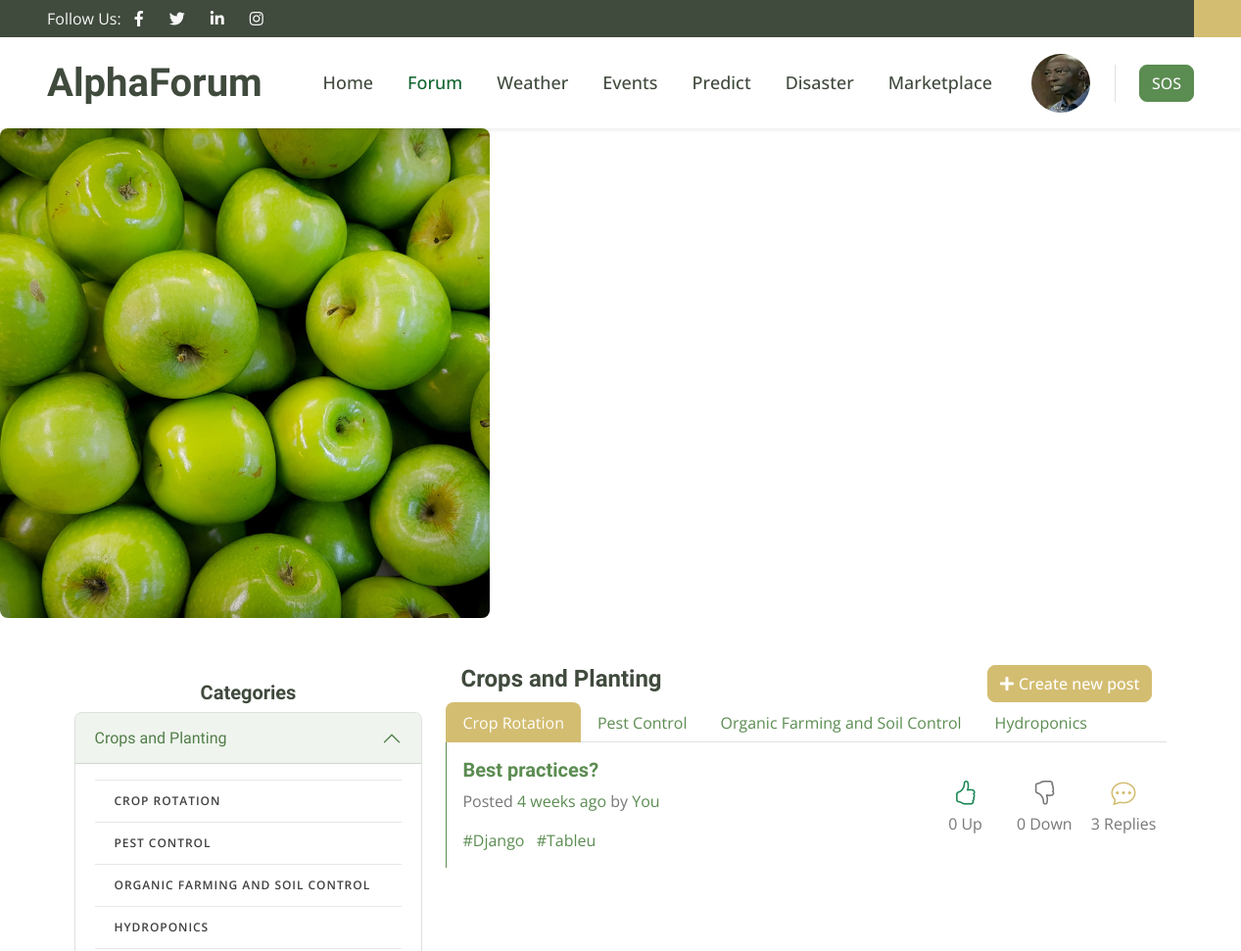
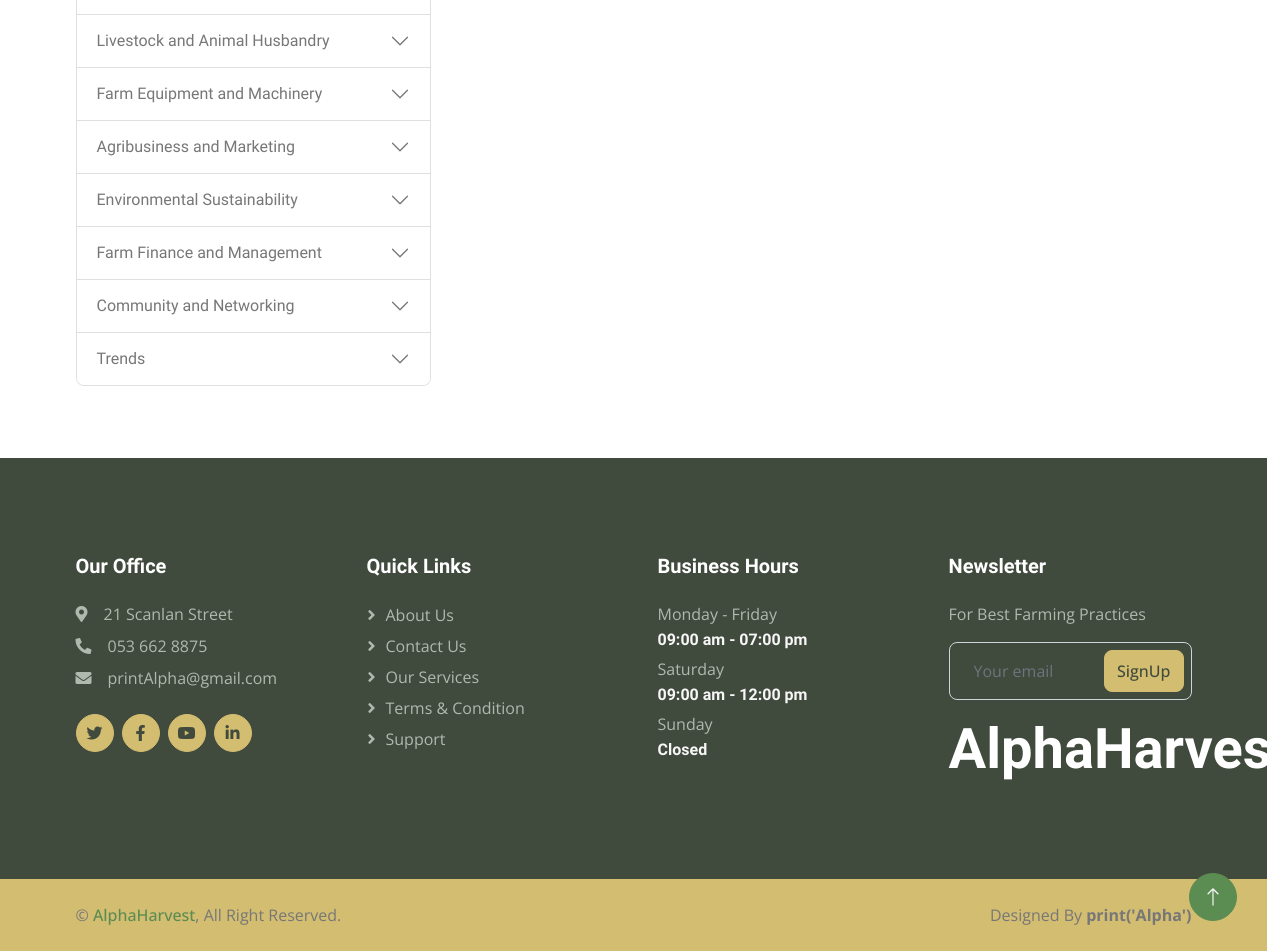
Page /forum/sub_picker/1/2/ (signed in) on the committed database (2 pictures, top to bottom).
### forum/models.py (models this page shows, shortened)
class Category(models.Model):
    name = models.CharField(max_length=255)
    description = models.TextField(max_length=255)
    image = models.ImageField(upload_to = 'forum/category_images', default='forum/category_images/default.jpg')
    class Meta:
        verbose_name = ('Category')
        verbose_name_plural = ('Categories')

class SubCategory(models.Model):
    category = models.ForeignKey(Category, on_delete=models.CASCADE)
    name = models.CharField(max_length=255)
    class Meta:
        verbose_name = ('SubCategory')
        verbose_name_plural = ('SubCategories')

class Post(models.Model):
    farmer = models.ForeignKey(BasicAccount, on_delete=models.CASCADE, related_name='farmer')
    category = models.ForeignKey(Category, on_delete=models.CASCADE, related_name='category')
    sub_category = models.ForeignKey(SubCategory, on_delete=models.CASCADE)
    title = models.CharField(max_length=255)
    body = RichTextUploadingField()
    tags = TaggableManager()
    upvotes = models.PositiveIntegerField(default=0)
    downvotes = models.PositiveIntegerField(default=0)
    created_at = models.DateTimeField(auto_now_add=True)
    updated_at = models.DateTimeField(default=datetime.datetime.now)
    class Meta:
        verbose_name = ('Post')
        verbose_name_plural = ('Posts')

### forum/views.py (the view)
# urls.py: path('sub_picker/<int:category_id>/', views.sub_picker, name='sub_picker'),
def sub_picker(request, category_id, subcategory_id=None):
    categories = Category.objects.all().prefetch_related('subcategory_set')
    category = Category.objects.get(id=category_id)
    subcategories = category.subcategory_set.all()
    if subcategory_id:
        selected_subcategory = SubCategory.objects.get(id=subcategory_id)
        posts = Post.objects.filter(sub_category=selected_subcategory)
    else:
        selected_subcategory = None
        posts = Post.objects.filter(category=category)
    context = {
        'categories': categories,
        'category': category,
        'subcategories': subcategories,
        'posts': posts,
    }
    if request.user.is_authenticated:
        context['profile_picture'] = request.user.profile.profile_picture
    return render(request, 'forum/sub_picker.html', context)

### templates/forum/sub_picker.html (shortened to what this page needs)
{% extends 'base.html' %}
{% load humanize %}
{% load static %}
{% block content %}
<header>
    <img src="{% static 'images\headers\1.png' %}" alt="Banner Image Description">
  </header>
<div class="container mt-5">
    <div class="row">
        {% include 'forum/forum_sidebar.html' %}
        <div class="col-lg-8 pb-5">
            <div class="col-md-12">
                <div class="row">
                    <div class="col-md-6 text-start">
                        <h4>{{ category.name }}</h4>
                    </div>
                    <div class="col-md-6 text-end">
                        <a href="{% url 'create_post' %}" class="btn btn-secondary text-white"><i class="fa fa-plus" style="padding-right: 5px;" aria-hidden="true"></i>Create new post</a>
                    </div>
                </div>
            </div>
            <ul class="nav nav-tabs">
                {% for sub in subcategories %}
                    <li class="nav-item">
                        <a class="nav-link {% if category.id|stringformat:"s" in request.path and sub.id|stringformat:"s" in request.path %}bg-secondary text-white{% endif %}" href="{% url 'sub_picker_with_subcategory' category_id=category.id subcategory_id=sub.id %}">{{ sub.name }}</a>
                    </li>
                {% endfor %}
            </ul>
            {% if posts %}
                {% for post in posts %}
                    <div class="card row-hover pos-relative py-3 px-3 mb-3
                        {% if category.id == 1 or category.id == 5 %}
                            border-primary
                        {% elif category.id == 2 or category.id == 6 %}
                            border-secondary
                        {% elif category.id == 3 or category.id == 7 %}
                            border-danger
                        {% else %}
                            border-info
                        {% endif %}
                        border-top-0 border-right-0 border-bottom-0 rounded-0">
                        <div class="row align-items-center">
                            <div class="col-md-8 mb-3 mb-sm-0">
                                <h5>
                                    <a href="{% url 'view_post' post_id=post.id %}" class="link-primary text-decoration-none">{{ post.title }}</a>
                                </h5>
                                <p class="text-sm"><span class="op-6">Posted</span> <a class="text-black link-primary text-decoration-none" href="{% url 'posts_by_date' date=post.created_at|date:'Y-m-d' %}">{{ post.created_at|naturaltime }}</a> <span class="op-6"> by</span> <a class="text-black link-primary text-decoration-none" href="{% url 'posts_by_user' user_id=post.farmer.id %}">
                                    {% if post.farmer.id == request.user.id %}
                                        You
                                    {% else %}
                                        {{ post.farmer.first_name }} {{ post.farmer.last_name }}
                                    {% endif %}
                                </a></p>
                                <div class="text-sm op-5">
                                    {% for tag in post.tags.all %}
                                        <a class="text-black mr-2 link-primary text-decoration-none" href="{% url 'posts_by_tag' tag=tag %}">#{{ tag.name }}</a>
                                    {% endfor %}
                                </div>
                            </div>
                            <div class="col-md-4 op-7">
                                <div class="row text-center op-7">
                                    <div class="col px-1"><i class="bi bi-hand-thumbs-up text-success" style="font-size: 25px;"></i> <span class="d-block text-sm">{{ post.upvotes }} {% if post.upvotes != 1 %}Up{% else %}Ups{% endif %}</span> </div>
                                    <div class="col px-1"><i class="bi bi-hand-thumbs-down text-fill" style="font-size: 25px;"></i> <span class="d-block text-sm">{{ post.downvotes }} {% if post.downvotes != 1 %}Down{% else %}Downs{% endif %}</span> </div>
                                    <div class="col px-1"><i class="bi bi-chat-dots text-secondary" style="font-size: 25px;"></i> <span class="d-block text-sm">{{ post.comments.count }} {% if post.comments.count != 1 %}Replies{% else %}Reply{% endif %}</span> </div>
                                </div>
                            </div>
                        </div>
                    </div>
                {% endfor %}
            {% endif %}
        </div>
    </div>
</div>
{% endblock %}

### templates/forum/forum_sidebar.html
{% load static %}
<div class="col-lg-4 pb-4">
    <div class="sticky-top pt-3">
        <h5 class="text-center">Categories</h5>
        <div class="accordion" id="CategoryAccordion">
            {% for category in categories %}
                <div class="accordion-item">
                    <h2 class="accordion-header" id="heading{{ category.id }}">
                        <button class="accordion-button {% if category.id != 1 %}collapsed{% endif %}" type="button" data-bs-toggle="collapse" data-bs-target="#collapse{{ category.id }}" aria-expanded="{% if category.id == 1 %}true{% else %}false{% endif %}" aria-controls="collapse{{ category.id }}">
                            {{ category.name }}
                        </button>
                    </h2>
                    <div id="collapse{{ category.id }}" class="accordion-collapse collapse {% if category.id == 1 %}show{% endif %}" aria-labelledby="heading{{ category.id }}" data-bs-parent="#CategoryAccordion">
                        <div class="accordion-body">
                                <nav class="list-group list-group-flush" style="border-top: none;">
                                    {% for subcategory in category.subcategory_set.all %}
                                        <a href="{% url 'sub_picker_with_subcategory' category_id=category.id subcategory_id=subcategory.id %}" class="list-group-item">{{ subcategory.name }}</a>
                                    {% endfor %}
                                </nav>
                        </div>
                    </div>
                </div>
            {% endfor %}
        </div>
    </div>
</div>

### static/css/style.css (style rules this page uses)
:root { --primary: #116530; --secondary: #D3BD71; --light: #F7F7F7; --dark: #404A3D; }
.btn { transition: .5s; font-weight: 500; }
.btn-secondary, .btn-outline-secondary:hover { color: var(--dark); }
.list-group-flush:last-child .list-group-item:last-child { border-bottom: 0; }
.list-group-flush .list-group-item { border-right: 0 !important; border-left: 0 !important; }
.list-group-flush .list-group-item { border-right: 0; border-left: 0; border-radius: 0; }
.list-group-item:last-child { margin-bottom: 0; border-bottom-right-radius: .25rem; border-bottom-left-radius: .25rem; }
a.list-group-item, .list-group-item-action { color: #404040; font-weight: 600; }
.list-group-item { padding-top: 16px; padding-bottom: 16px; -webkit-transition: all .3s; transition: all .3s; border: 1px solid #e7e7e7 !important; border-radius: 0 !important; color: #404040; font-size: 12px; font-weight: 600; letter-spacing: .08em; text-transform: uppercase; text-decoration: none; }
.list-group-item { position: relative; display: block; padding: .75rem 1.25rem; margin-bottom: -1px; background-color: #fff; border: 1px solid rgba(0,0,0,0.125); }
.list-group-item::before { display: block; position: absolute; top: 0; left: 0; width: 3px; height: 100%; background-color: transparent; content: ''; }

### templates/forum/sub_picker.html (style rules this page uses)
img { max-width: 100%; height: auto; border-radius: 8px; }

### rows in the picture
Category: name "Crops and Planting"
SubCategory: name "CROP ROTATION", name "Crop Rotation"
SubCategory: name "PEST CONTROL", name "Pest Control"
SubCategory: name "ORGANIC FARMING AND SOIL CONTROL", name "Organic Farming and Soil Control"
SubCategory: name "HYDROPONICS", name "Hydroponics"
Category: name "Livestock and Animal Husbandry"
Category: name "Farm Equipment and Machinery"
Category: name "Agribusiness and Marketing"
Category: name "Environmental Sustainability"
Category: name "Farm Finance and Management"
Category: name "Community and Networking"
Category: name "Trends"
Post: title "Best practices?", created_at "4 weeks ago", shows "You", upvotes "0", shows "Up", downvotes "0", shows "Down", comments.count "3", shows "Replies"
Tag: name "Django"
Tag: name "Tableu"
